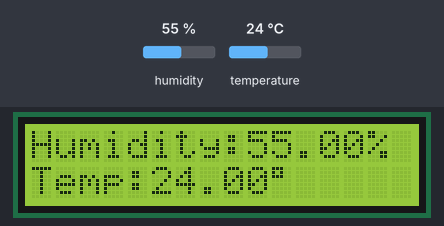
Simulated run of this sketch. Board: Arduino Uno, built with avr-gcc and run on an emulated ATmega328P. Shown: 16×2 character LCD. The inputs (shaded band) are chosen by the test bench; at power-on: humidity 55 %, temperature 24 °C.

Above: at 1.2 s.
1.3 s: humidity set to 22 %
At 2.3 s:
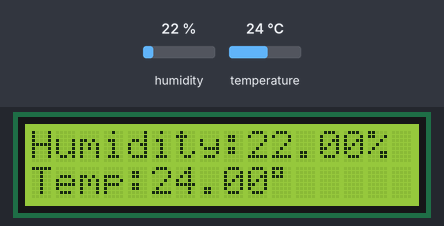
2.8 s: temperature set to 12 °C
At 3.1 s:
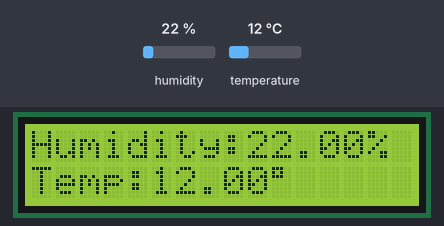
4.3 s: humidity set to 40 %
At 5.1 s:
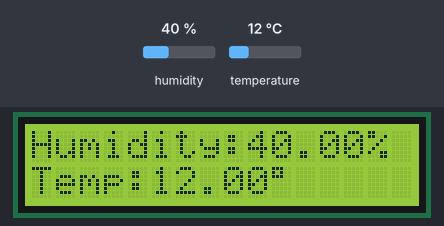
5.8 s: temperature set to 19 °C
At 6.8 s:
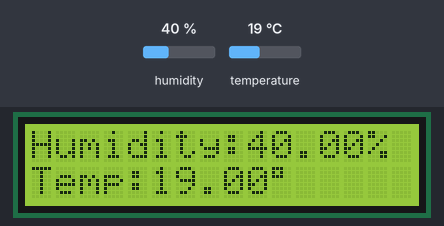
Timing chart, 0 to 8.3 s (numbered marks = the images above; inputs shaded):
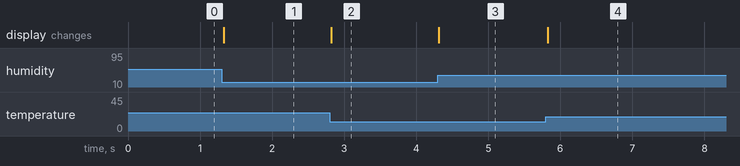

The sketch:

T_and_H.ino
```cpp
#include <dht.h>
#include <LiquidCrystal.h>
LiquidCrystal lcd(0, 1, 9, 10, 11, 12);

dht DHT;

#define DHT11_PIN A1

void setup()
{
  lcd.begin(16, 2);

}


void loop()
{

int chk = DHT.read11(DHT11_PIN);
lcd.setCursor(0,0);
lcd.print("Humidity:");
lcd.print(DHT.humidity);
lcd.print("%");
lcd.setCursor(0,1);
lcd.print("Temp:");
lcd.print(DHT.temperature);
lcd.print((char)223);
}
```

Measured:
- after the input at 1.3 s, the display: changes at once (image 1)
- after the input at 2.8 s, the display: changes at once (image 2)
- after the input at 4.3 s, the display: changes at once (image 3)
- after the input at 5.8 s, the display: changes at once (image 4)
